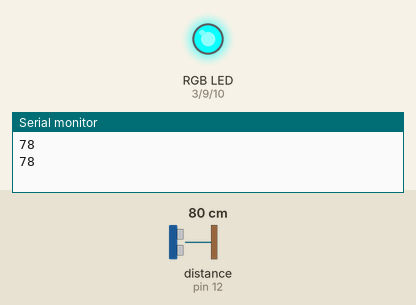
The sketch below on a simulated Arduino Uno, built with avr-gcc and run on an emulated ATmega328P. Parts: an RGB LED mixed from three pins (HIGH = lit), the last lines printed to the serial monitor. Wiring (inferred from the names in the program): ultrasonic range finder: trigger pin 13; echo pin 12. The test bench sets the inputs (shaded band); at power-on: distance to the obstacle (sensor on pin 12) 80 cm. The echo pulse lasts 58.3 µs per cm; pins used as bus, display or sensor lines are not drawn.

Above: at 1.8 s.
1.9 s: distance to the obstacle (sensor on pin 12) set to 73 cm
At 3.2 s:
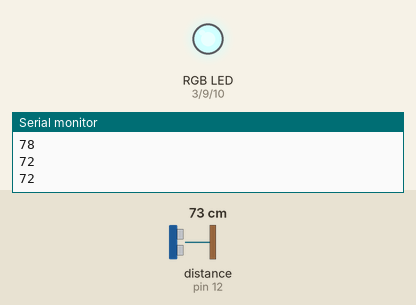
3.5 s: distance to the obstacle (sensor on pin 12) set to 9 cm
At 5.1 s:
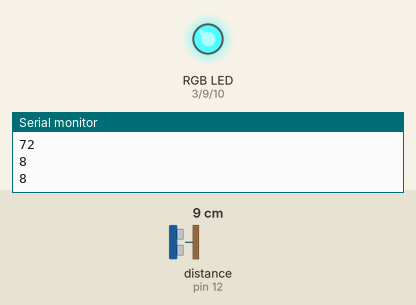
5.5 s: distance to the obstacle (sensor on pin 12) set to 18 cm
At 6.7 s:
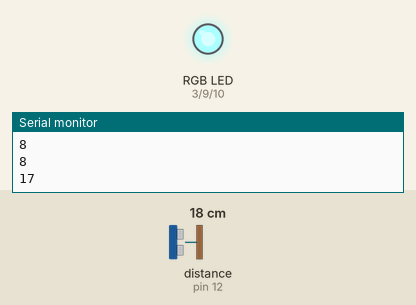
Timing chart, 0 to 8.5 s (numbered marks = the images above; inputs shaded):
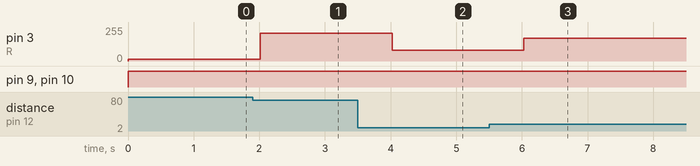

The sketch:

day_4_Ultrasoniksensor_Spec_2.ino
```cpp
#define trigpin 13
#define echopin 12
//#define BUZZER 6
#define R 3
#define G 9
#define B 10


void setup()
{
  Serial.begin (9600);
  pinMode(trigpin, OUTPUT);
  pinMode(echopin, INPUT);
  //pinMode(BUZZER, OUTPUT);
  pinMode(R, OUTPUT);
  pinMode(G, OUTPUT);
  pinMode(B, OUTPUT);
}

void loop()
{
  long duration, distance;
  digitalWrite(trigpin,LOW);
  delayMicroseconds(2);
  digitalWrite(trigpin,HIGH);
  delayMicroseconds(10);

  digitalWrite(trigpin,LOW);
  duration=pulseIn(echopin,HIGH);
  distance=duration*17/1000;

  set_color(distance,255,255);
  Serial.println(distance);

  delay(1000);
}

void set_color(int red, int green, int blue)
{
  analogWrite(R,red*10);
  analogWrite(G,255);
  analogWrite(B,255);
}
```

Measured:
- the behaviour switches between 78 and 77 cm on distance to the obstacle (sensor on pin 12) (found by bisection; images 0 and 1)
- after the input at 1.9 s, pin 3 (R): 12/255 → 208/255 after 0.12 s
- after the input at 3.5 s, pin 3 (R): 208/255 → 80/255 after 0.52 s
- after the input at 5.5 s, pin 3 (R): 80/255 → 170/255 after 0.52 s
